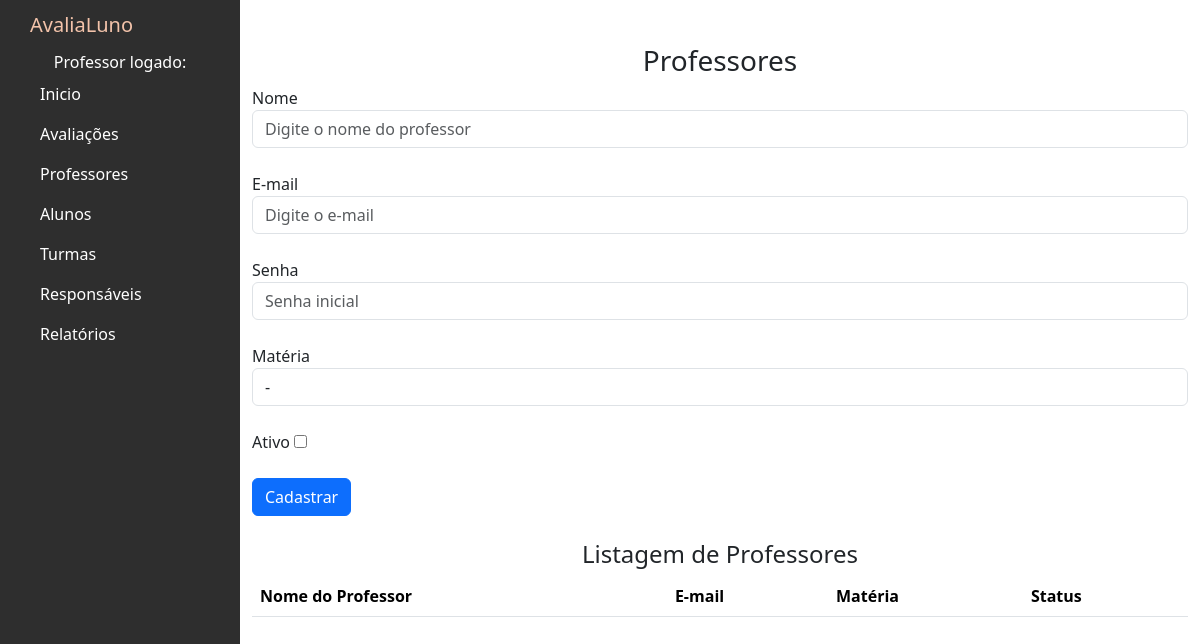
Page /professores on the earlier database version.
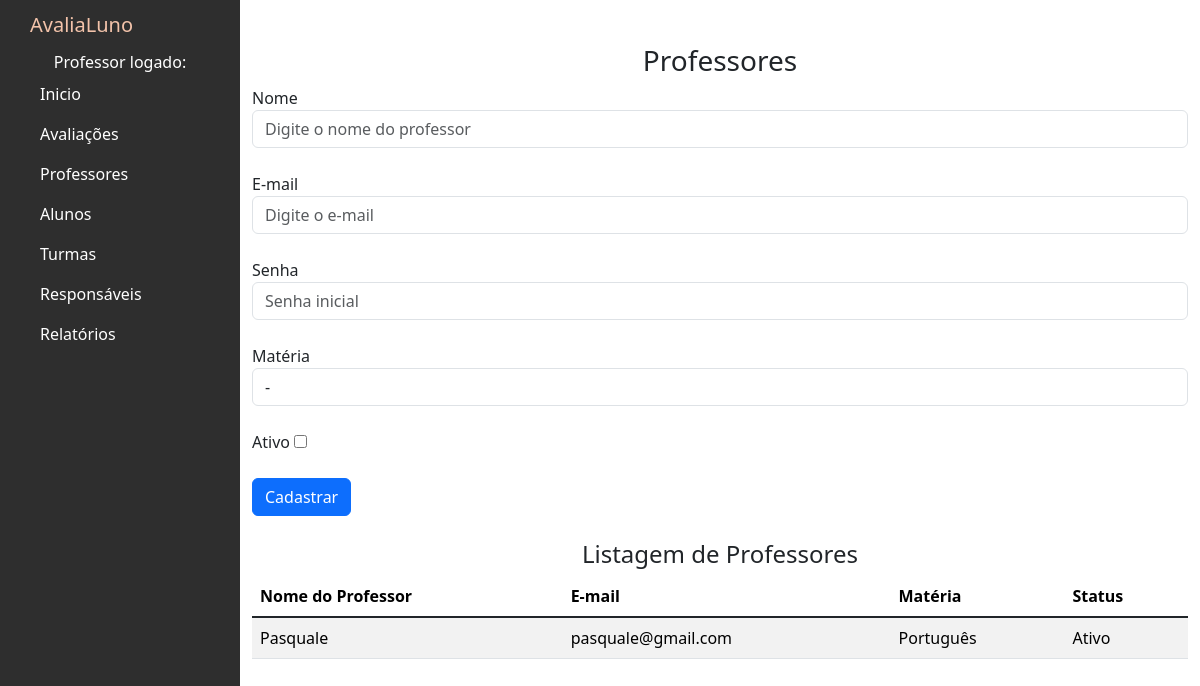
Same page on the later database version.
### avaliacoes/models.py (models this page shows, shortened)
class Professor(models.Model):
    MATERIAS_CHOICES = [
        ('Matemática', 'Matemática'),
        ('Português', 'Português'),
        ('História', 'História'),
        ('Geografia', 'Geografia'),
        ('Física', 'Física'),
        ('Química', 'Química'),
        ('Biologia', 'Biologia'),
    ]
    nome = models.CharField(max_length=100)
    materia = models.CharField(max_length=50, choices=MATERIAS_CHOICES)
    email = models.EmailField(unique=True)
    senha = models.CharField(max_length=128)
    ativo = models.BooleanField(default=True)
    class Meta:
        verbose_name = "Professor"
        verbose_name_plural = "Professores" # Define o nome plural personalizado

### avaliacoes/views.py (the view, shortened to what this page needs)
# urls.py: path('professores',views.professores,name='professores'),
def professores(request):
    lista_professores = Professor.objects.all()
    return render(request, 'professores.html', {'lista_professores': lista_professores})

### avaliacoes/templates/professores.html (shortened to what this page needs)
{% extends 'base.html' %}
{% block content %}
<h3><center> Professores </center></h3><form action="" method="POST">
  <div class="form-group">
    <label>Nome</label>
    <input type="text" name="nome" class="form-control" placeholder="Digite o nome do professor">
  </div>
  <br>
  <div class="form-group">
    <label>E-mail</label>
    <input type="email" name="email" class="form-control" placeholder="Digite o e-mail">
  </div>
  <br>
  <div class="form-group">
    <label>Senha</label>
    <input type="password" name="senha" class="form-control" placeholder="Senha inicial">
  </div>
  <br>
  <div class="form-group">
    <label>Matéria</label>
    <select name="materia" class="form-control">
      <option value=""> - </option>
    </select>
  </div>
  <br>
  <div class="form-group">
    <label>Ativo</label>
    <input type="checkbox" name="ativo">
  </div>
  <br>
  <input type="submit" value="Cadastrar" class="btn btn-primary">
</form>
<br>
<div><center><h4>Listagem de Professores</h4></center></div>
<div class="table-wrapper-scroll-y my-custom-scrollbar">
  <table class="table table-striped mb-1">
      <thead>
          <tr>
              <th scope="col">Nome do Professor</th>
              <th scope="col">E-mail</th>
              <th scope="col">Matéria</th>
              <th scope="col">Status</th>
          </tr>
      </thead>
          {% for professor in lista_professores %}
          <tbody>
              <tr>
                  <td>{{ professor.nome }}</td>
                  <td>{{ professor.email }}</td>
                  <td>{{ professor.materia}}</td>
                  {% if professor.ativo == True %}
                  <td>Ativo</td>
                  {% else %}
                  <td>Inativo</td>
                  {% endif %}
              </tr>
          </tbody>
          {% endfor %}
  </table>
</div>
{% endblock %}

Differences in the rows shown:
added Professor: nome "Pasquale", email "pasquale@gmail.com", materia "Português", ativo "Ativo"
